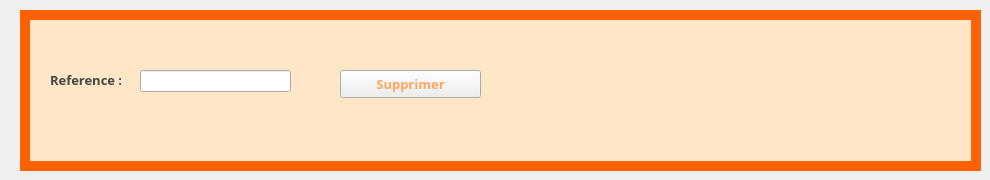
      <widget class="QWidget" name="delete_tab_2">
       <attribute name="title">
        <string>supprimer une commande</string>
       </attribute>
       <widget class="QLineEdit" name="delete_input_2">
        <property name="geometry">
         <rect>
          <x>140</x>
          <y>70</y>
          <width>151</width>
          <height>22</height>
         </rect>
        </property>
        <property name="maxLength">
         <number>6</number>
        </property>
       </widget>
       <widget class="QLabel" name="label_99">
        <property name="geometry">
         <rect>
          <x>30</x>
          <y>20</y>
          <width>941</width>
          <height>141</height>
         </rect>
        </property>
        <property name="styleSheet">
         <string notr="true">background-color: rgb(255, 230, 199);</string>
        </property>
        <property name="text">
         <string/>
        </property>
       </widget>
       <widget class="QLabel" name="label_100">
        <property name="geometry">
         <rect>
          <x>20</x>
          <y>10</y>
          <width>961</width>
          <height>161</height>
         </rect>
        </property>
        <property name="styleSheet">
         <string notr="true">background-color: rgb(255, 96, 0);</string>
        </property>
        <property name="text">
         <string/>
        </property>
       </widget>
       <widget class="QLabel" name="label_101">
        <property name="geometry">
         <rect>
          <x>50</x>
          <y>70</y>
          <width>71</width>
          <height>20</height>
         </rect>
        </property>
        <property name="font">
         <font>
          <family>Tw Cen MT Condensed</family>
          <pointsize>10</pointsize>
          <weight>75</weight>
          <bold>true</bold>
         </font>
        </property>
        <property name="styleSheet">
         <string notr="true">color: rgb(69, 69, 69);</string>
        </property>
        <property name="text">
         <string>Reference :</string>
        </property>
       </widget>
       <widget class="QPushButton" name="delete_button_2">
        <property name="geometry">
         <rect>
          <x>340</x>
          <y>70</y>
          <width>141</width>
          <height>28</height>
         </rect>
        </property>
        <property name="font">
         <font>
          <family>Tw Cen MT Condensed</family>
          <pointsize>10</pointsize>
          <weight>75</weight>
          <bold>true</bold>
         </font>
        </property>
        <property name="styleSheet">
         <string notr="true">color: rgb(255, 165, 89);
selection-color: rgb(255, 255, 255);</string>
        </property>
        <property name="text">
         <string>Supprimer</string>
        </property>
       </widget>
       <zorder>label_100</zorder>
       <zorder>label_99</zorder>
       <zorder>delete_input_2</zorder>
       <zorder>label_101</zorder>
       <zorder>delete_button_2</zorder>
      </widget>
